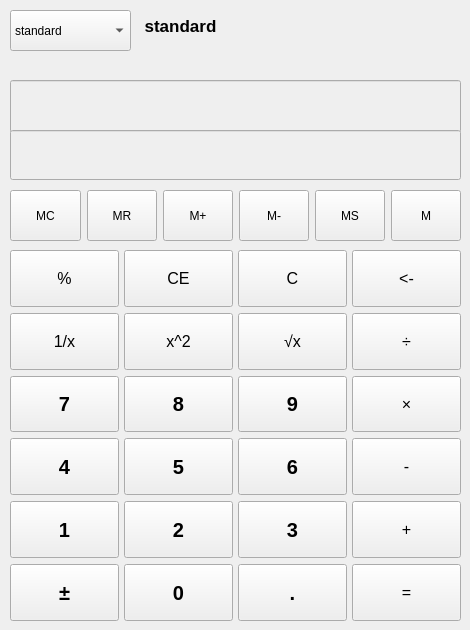
<?xml version="1.0" encoding="UTF-8"?>
<ui version="4.0">
 <class>standard</class>
 <widget class="QWidget" name="standard">
  <property name="geometry">
   <rect>
    <x>0</x>
    <y>0</y>
    <width>470</width>
    <height>630</height>
   </rect>
  </property>
  <property name="sizePolicy">
   <sizepolicy hsizetype="Preferred" vsizetype="Preferred">
    <horstretch>0</horstretch>
    <verstretch>0</verstretch>
   </sizepolicy>
  </property>
  <property name="minimumSize">
   <size>
    <width>470</width>
    <height>630</height>
   </size>
  </property>
  <property name="maximumSize">
   <size>
    <width>470</width>
    <height>630</height>
   </size>
  </property>
  <property name="windowTitle">
   <string>Form</string>
  </property>
  <widget class="QComboBox" name="selectwindow">
   <property name="geometry">
    <rect>
     <x>10</x>
     <y>10</y>
     <width>121</width>
     <height>41</height>
    </rect>
   </property>
   <item>
    <property name="text">
     <string>standard</string>
    </property>
   </item>
   <item>
    <property name="text">
     <string>scientific</string>
    </property>
   </item>
   <item>
    <property name="text">
     <string>graph</string>
    </property>
   </item>
   <item>
    <property name="text">
     <string>time</string>
    </property>
   </item>
  </widget>
  <widget class="QLabel" name="model">
   <property name="geometry">
    <rect>
     <x>140</x>
     <y>10</y>
     <width>81</width>
     <height>31</height>
    </rect>
   </property>
   <property name="font">
    <font>
     <pointsize>13</pointsize>
     <weight>75</weight>
     <bold>true</bold>
    </font>
   </property>
   <property name="text">
    <string>standard</string>
   </property>
   <property name="alignment">
    <set>Qt::AlignCenter</set>
   </property>
  </widget>
  <widget class="QLineEdit" name="display0">
   <property name="enabled">
    <bool>false</bool>
   </property>
   <property name="geometry">
    <rect>
     <x>10</x>
     <y>80</y>
     <width>451</width>
     <height>53</height>
    </rect>
   </property>
   <property name="font">
    <font>
     <pointsize>12</pointsize>
     <weight>75</weight>
     <bold>true</bold>
    </font>
   </property>
  </widget>
  <widget class="QLineEdit" name="display">
   <property name="enabled">
    <bool>false</bool>
   </property>
   <property name="geometry">
    <rect>
     <x>10</x>
     <y>130</y>
     <width>451</width>
     <height>50</height>
    </rect>
   </property>
   <property name="minimumSize">
    <size>
     <width>50</width>
     <height>0</height>
    </size>
   </property>
   <property name="font">
    <font>
     <pointsize>12</pointsize>
     <weight>75</weight>
     <bold>true</bold>
    </font>
   </property>
  </widget>
  <widget class="QWidget" name="layoutWidget">
   <property name="geometry">
    <rect>
     <x>10</x>
     <y>250</y>
     <width>451</width>
     <height>371</height>
    </rect>
   </property>
   <layout class="QVBoxLayout" name="verticalLayout">
    <item>
     <layout class="QHBoxLayout" name="horizontalLayout_2">
      <property name="spacing">
       <number>5</number>
      </property>
      <item>
       <widget class="QPushButton" name="rest">
        <property name="sizePolicy">
         <sizepolicy hsizetype="Minimum" vsizetype="Preferred">
          <horstretch>0</horstretch>
          <verstretch>0</verstretch>
         </sizepolicy>
        </property>
        <property name="maximumSize">
         <size>
          <width>16777215</width>
          <height>65</height>
         </size>
        </property>
        <property name="font">
         <font>
          <pointsize>12</pointsize>
         </font>
        </property>
        <property name="text">
         <string>%</string>
        </property>
       </widget>
      </item>
      <item>
       <widget class="QPushButton" name="ce">
        <property name="sizePolicy">
         <sizepolicy hsizetype="Minimum" vsizetype="Preferred">
          <horstretch>0</horstretch>
          <verstretch>0</verstretch>
         </sizepolicy>
        </property>
        <property name="maximumSize">
         <size>
          <width>16777215</width>
          <height>65</height>
         </size>
        </property>
        <property name="font">
         <font>
          <pointsize>12</pointsize>
         </font>
        </property>
        <property name="text">
         <string>CE</string>
        </property>
       </widget>
      </item>
      <item>
       <widget class="QPushButton" name="c">
        <property name="sizePolicy">
         <sizepolicy hsizetype="Minimum" vsizetype="Preferred">
          <horstretch>0</horstretch>
          <verstretch>0</verstretch>
         </sizepolicy>
        </property>
        <property name="maximumSize">
         <size>
          <width>16777215</width>
          <height>65</height>
         </size>
        </property>
        <property name="font">
         <font>
          <pointsize>12</pointsize>
         </font>
        </property>
        <property name="text">
         <string>C</string>
        </property>
       </widget>
      </item>
      <item>
       <widget class="QPushButton" name="dele">
        <property name="sizePolicy">
         <sizepolicy hsizetype="Minimum" vsizetype="Preferred">
          <horstretch>0</horstretch>
          <verstretch>0</verstretch>
         </sizepolicy>
        </property>
        <property name="maximumSize">
         <size>
          <width>16777215</width>
          <height>65</height>
         </size>
        </property>
        <property name="font">
         <font>
          <pointsize>12</pointsize>
          <weight>50</weight>
          <bold>false</bold>
         </font>
        </property>
        <property name="text">
         <string>&lt;-</string>
        </property>
       </widget>
      </item>
     </layout>
    </item>
    <item>
     <layout class="QHBoxLayout" name="horizontalLayout_7" stretch="0,0,0,0">
      <property name="spacing">
       <number>5</number>
      </property>
      <property name="leftMargin">
       <number>0</number>
      </property>
      <property name="topMargin">
       <number>0</number>
      </property>
      <item>
       <widget class="QPushButton" name="back">
        <property name="sizePolicy">
         <sizepolicy hsizetype="Minimum" vsizetype="Preferred">
          <horstretch>0</horstretch>
          <verstretch>0</verstretch>
         </sizepolicy>
        </property>
        <property name="maximumSize">
         <size>
          <width>16777215</width>
          <height>65</height>
         </size>
        </property>
        <property name="font">
         <font>
          <pointsize>12</pointsize>
         </font>
        </property>
        <property name="text">
         <string>1/x</string>
        </property>
       </widget>
      </item>
      <item>
       <widget class="QPushButton" name="sqrt">
        <property name="sizePolicy">
         <sizepolicy hsizetype="Minimum" vsizetype="Preferred">
          <horstretch>0</horstretch>
          <verstretch>0</verstretch>
         </sizepolicy>
        </property>
        <property name="maximumSize">
         <size>
          <width>16777215</width>
          <height>65</height>
         </size>
        </property>
        <property name="font">
         <font>
          <pointsize>12</pointsize>
         </font>
        </property>
        <property name="text">
         <string>x^2</string>
        </property>
       </widget>
      </item>
      <item>
       <widget class="QPushButton" name="extract">
        <property name="sizePolicy">
         <sizepolicy hsizetype="Minimum" vsizetype="Preferred">
          <horstretch>0</horstretch>
          <verstretch>0</verstretch>
         </sizepolicy>
        </property>
        <property name="maximumSize">
         <size>
          <width>16777215</width>
          <height>65</height>
         </size>
        </property>
        <property name="font">
         <font>
          <pointsize>12</pointsize>
         </font>
        </property>
        <property name="text">
         <string>√x</string>
        </property>
       </widget>
      </item>
      <item>
       <widget class="QPushButton" name="divide">
        <property name="sizePolicy">
         <sizepolicy hsizetype="Minimum" vsizetype="Preferred">
          <horstretch>0</horstretch>
          <verstretch>0</verstretch>
         </sizepolicy>
        </property>
        <property name="maximumSize">
         <size>
          <width>16777215</width>
          <height>65</height>
         </size>
        </property>
        <property name="font">
         <font>
          <pointsize>12</pointsize>
         </font>
        </property>
        <property name="text">
         <string>÷</string>
        </property>
       </widget>
      </item>
     </layout>
    </item>
    <item>
     <layout class="QHBoxLayout" name="horizontalLayout_8">
      <property name="spacing">
       <number>5</number>
      </property>
      <item>
       <widget class="QPushButton" name="d7">
        <property name="sizePolicy">
         <sizepolicy hsizetype="Minimum" vsizetype="Preferred">
          <horstretch>0</horstretch>
          <verstretch>0</verstretch>
         </sizepolicy>
        </property>
        <property name="maximumSize">
         <size>
          <width>16777215</width>
          <height>65</height>
         </size>
        </property>
        <property name="font">
         <font>
          <pointsize>15</pointsize>
          <weight>75</weight>
          <bold>true</bold>
         </font>
        </property>
        <property name="text">
         <string>7</string>
        </property>
        <property name="autoDefault">
         <bool>false</bool>
        </property>
       </widget>
      </item>
      <item>
       <widget class="QPushButton" name="d8">
        <property name="sizePolicy">
         <sizepolicy hsizetype="Minimum" vsizetype="Preferred">
          <horstretch>0</horstretch>
          <verstretch>0</verstretch>
         </sizepolicy>
        </property>
        <property name="maximumSize">
         <size>
          <width>16777215</width>
          <height>65</height>
         </size>
        </property>
        <property name="font">
         <font>
          <pointsize>15</pointsize>
          <weight>75</weight>
          <bold>true</bold>
         </font>
        </property>
        <property name="text">
         <string>8</string>
        </property>
        <property name="autoDefault">
         <bool>false</bool>
        </property>
       </widget>
      </item>
      <item>
       <widget class="QPushButton" name="d9">
        <property name="sizePolicy">
         <sizepolicy hsizetype="Minimum" vsizetype="Preferred">
          <horstretch>0</horstretch>
          <verstretch>0</verstretch>
         </sizepolicy>
        </property>
        <property name="maximumSize">
         <size>
          <width>16777215</width>
          <height>65</height>
         </size>
        </property>
        <property name="font">
         <font>
          <pointsize>15</pointsize>
          <weight>75</weight>
          <bold>true</bold>
         </font>
        </property>
        <property name="text">
         <string>9</string>
        </property>
        <property name="autoDefault">
         <bool>false</bool>
        </property>
       </widget>
      </item>
      <item>
       <widget class="QPushButton" name="mul">
        <property name="sizePolicy">
         <sizepolicy hsizetype="Minimum" vsizetype="Preferred">
          <horstretch>0</horstretch>
          <verstretch>0</verstretch>
         </sizepolicy>
        </property>
        <property name="maximumSize">
         <size>
          <width>16777215</width>
          <height>65</height>
         </size>
        </property>
        <property name="font">
         <font>
          <pointsize>12</pointsize>
         </font>
        </property>
        <property name="text">
         <string>×</string>
        </property>
       </widget>
      </item>
     </layout>
    </item>
    <item>
     <layout class="QHBoxLayout" name="horizontalLayout_9">
      <property name="spacing">
       <number>5</number>
      </property>
      <item>
       <widget class="QPushButton" name="d4">
        <property name="sizePolicy">
         <sizepolicy hsizetype="Minimum" vsizetype="Preferred">
          <horstretch>0</horstretch>
          <verstretch>0</verstretch>
         </sizepolicy>
        </property>
        <property name="maximumSize">
         <size>
          <width>16777215</width>
          <height>65</height>
         </size>
        </property>
        <property name="font">
         <font>
          <pointsize>15</pointsize>
          <weight>75</weight>
          <bold>true</bold>
         </font>
        </property>
        <property name="text">
         <string>4</string>
        </property>
        <property name="autoDefault">
         <bool>false</bool>
        </property>
       </widget>
      </item>
      <item>
       <widget class="QPushButton" name="d5">
        <property name="sizePolicy">
         <sizepolicy hsizetype="Minimum" vsizetype="Preferred">
          <horstretch>0</horstretch>
          <verstretch>0</verstretch>
         </sizepolicy>
        </property>
        <property name="maximumSize">
         <size>
          <width>16777215</width>
          <height>65</height>
         </size>
        </property>
        <property name="font">
         <font>
          <pointsize>15</pointsize>
          <weight>75</weight>
          <bold>true</bold>
         </font>
        </property>
        <property name="text">
         <string>5</string>
        </property>
        <property name="autoDefault">
         <bool>false</bool>
        </property>
       </widget>
      </item>
      <item>
       <widget class="QPushButton" name="d6">
        <property name="sizePolicy">
         <sizepolicy hsizetype="Minimum" vsizetype="Preferred">
          <horstretch>0</horstretch>
          <verstretch>0</verstretch>
         </sizepolicy>
        </property>
        <property name="maximumSize">
         <size>
          <width>16777215</width>
          <height>65</height>
         </size>
        </property>
        <property name="font">
         <font>
          <pointsize>15</pointsize>
          <weight>75</weight>
          <bold>true</bold>
         </font>
        </property>
        <property name="text">
         <string>6</string>
        </property>
        <property name="autoDefault">
         <bool>false</bool>
        </property>
       </widget>
      </item>
      <item>
       <widget class="QPushButton" name="sub">
        <property name="sizePolicy">
         <sizepolicy hsizetype="Minimum" vsizetype="Preferred">
          <horstretch>0</horstretch>
          <verstretch>0</verstretch>
         </sizepolicy>
        </property>
        <property name="maximumSize">
         <size>
          <width>16777215</width>
          <height>65</height>
         </size>
        </property>
        <property name="font">
         <font>
          <pointsize>12</pointsize>
         </font>
        </property>
        <property name="text">
         <string>-</string>
        </property>
       </widget>
      </item>
     </layout>
    </item>
    <item>
     <layout class="QHBoxLayout" name="horizontalLayout_10">
      <property name="spacing">
       <number>5</number>
      </property>
      <item>
       <widget class="QPushButton" name="d1">
        <property name="sizePolicy">
         <sizepolicy hsizetype="Minimum" vsizetype="Preferred">
          <horstretch>0</horstretch>
          <verstretch>0</verstretch>
         </sizepolicy>
        </property>
        <property name="maximumSize">
         <size>
          <width>16777215</width>
          <height>65</height>
         </size>
        </property>
        <property name="font">
         <font>
          <pointsize>15</pointsize>
          <weight>75</weight>
          <bold>true</bold>
         </font>
        </property>
        <property name="text">
         <string>1</string>
        </property>
        <property name="autoDefault">
         <bool>false</bool>
        </property>
       </widget>
      </item>
      <item>
       <widget class="QPushButton" name="d2">
        <property name="sizePolicy">
         <sizepolicy hsizetype="Minimum" vsizetype="Preferred">
          <horstretch>0</horstretch>
          <verstretch>0</verstretch>
         </sizepolicy>
        </property>
        <property name="maximumSize">
         <size>
          <width>16777215</width>
          <height>65</height>
         </size>
        </property>
        <property name="font">
         <font>
          <pointsize>15</pointsize>
          <weight>75</weight>
          <bold>true</bold>
         </font>
        </property>
        <property name="text">
         <string>2</string>
        </property>
        <property name="autoDefault">
         <bool>false</bool>
        </property>
       </widget>
      </item>
      <item>
       <widget class="QPushButton" name="d3">
        <property name="sizePolicy">
         <sizepolicy hsizetype="Minimum" vsizetype="Preferred">
          <horstretch>0</horstretch>
          <verstretch>0</verstretch>
         </sizepolicy>
        </property>
        <property name="maximumSize">
         <size>
          <width>16777215</width>
          <height>65</height>
         </size>
        </property>
        <property name="sizeIncrement">
         <size>
          <width>0</width>
          <height>0</height>
         </size>
        </property>
        <property name="font">
         <font>
          <pointsize>15</pointsize>
          <weight>75</weight>
          <bold>true</bold>
         </font>
        </property>
        <property name="text">
         <string>3</string>
        </property>
        <property name="autoDefault">
         <bool>false</bool>
        </property>
       </widget>
      </item>
      <item>
       <widget class="QPushButton" name="add">
        <property name="sizePolicy">
         <sizepolicy hsizetype="Minimum" vsizetype="Preferred">
          <horstretch>0</horstretch>
          <verstretch>0</verstretch>
         </sizepolicy>
        </property>
        <property name="maximumSize">
         <size>
          <width>16777215</width>
          <height>65</height>
         </size>
        </property>
        <property name="font">
         <font>
          <pointsize>12</pointsize>
         </font>
        </property>
        <property name="text">
         <string>+</string>
        </property>
       </widget>
      </item>
     </layout>
    </item>
    <item>
     <layout class="QHBoxLayout" name="horizontalLayout_11">
      <property name="spacing">
       <number>5</number>
      </property>
      <item>
       <widget class="QPushButton" name="ant">
        <property name="sizePolicy">
         <sizepolicy hsizetype="Minimum" vsizetype="Preferred">
          <horstretch>0</horstretch>
          <verstretch>0</verstretch>
         </sizepolicy>
        </property>
        <property name="maximumSize">
         <size>
          <width>16777215</width>
          <height>65</height>
         </size>
        </property>
        <property name="font">
         <font>
          <pointsize>15</pointsize>
          <weight>75</weight>
          <bold>true</bold>
         </font>
        </property>
        <property name="text">
         <string>±</string>
        </property>
        <property name="autoDefault">
         <bool>false</bool>
        </property>
       </widget>
      </item>
      <item>
       <widget class="QPushButton" name="d0">
        <property name="sizePolicy">
         <sizepolicy hsizetype="Minimum" vsizetype="Preferred">
          <horstretch>0</horstretch>
          <verstretch>0</verstretch>
         </sizepolicy>
        </property>
        <property name="maximumSize">
         <size>
          <width>16777215</width>
          <height>65</height>
         </size>
        </property>
        <property name="font">
         <font>
          <pointsize>15</pointsize>
          <weight>75</weight>
          <bold>true</bold>
         </font>
        </property>
        <property name="text">
         <string>0</string>
        </property>
        <property name="autoDefault">
         <bool>false</bool>
        </property>
       </widget>
      </item>
      <item>
       <widget class="QPushButton" name="point">
        <property name="sizePolicy">
         <sizepolicy hsizetype="Minimum" vsizetype="Preferred">
          <horstretch>0</horstretch>
          <verstretch>0</verstretch>
         </sizepolicy>
        </property>
        <property name="maximumSize">
         <size>
          <width>16777215</width>
          <height>65</height>
         </size>
        </property>
        <property name="font">
         <font>
          <pointsize>15</pointsize>
          <weight>75</weight>
          <bold>true</bold>
         </font>
        </property>
        <property name="text">
         <string>.</string>
        </property>
        <property name="autoDefault">
         <bool>false</bool>
        </property>
       </widget>
      </item>
      <item>
       <widget class="QPushButton" name="equ">
        <property name="sizePolicy">
         <sizepolicy hsizetype="Minimum" vsizetype="Preferred">
          <horstretch>0</horstretch>
          <verstretch>0</verstretch>
         </sizepolicy>
        </property>
        <property name="maximumSize">
         <size>
          <width>16777215</width>
          <height>65</height>
         </size>
        </property>
        <property name="font">
         <font>
          <pointsize>12</pointsize>
         </font>
        </property>
        <property name="text">
         <string>=</string>
        </property>
       </widget>
      </item>
     </layout>
    </item>
   </layout>
  </widget>
  <widget class="QWidget" name="layoutWidget_2">
   <property name="geometry">
    <rect>
     <x>10</x>
     <y>190</y>
     <width>451</width>
     <height>51</height>
    </rect>
   </property>
   <layout class="QHBoxLayout" name="horizontalLayout">
    <item>
     <widget class="QPushButton" name="mc">
      <property name="sizePolicy">
       <sizepolicy hsizetype="Minimum" vsizetype="Preferred">
        <horstretch>0</horstretch>
        <verstretch>0</verstretch>
       </sizepolicy>
      </property>
      <property name="text">
       <string>MC</string>
      </property>
     </widget>
    </item>
    <item>
     <widget class="QPushButton" name="mr">
      <property name="sizePolicy">
       <sizepolicy hsizetype="Minimum" vsizetype="Preferred">
        <horstretch>0</horstretch>
        <verstretch>0</verstretch>
       </sizepolicy>
      </property>
      <property name="text">
       <string>MR</string>
      </property>
     </widget>
    </item>
    <item>
     <widget class="QPushButton" name="m1">
      <property name="sizePolicy">
       <sizepolicy hsizetype="Minimum" vsizetype="Preferred">
        <horstretch>0</horstretch>
        <verstretch>0</verstretch>
       </sizepolicy>
      </property>
      <property name="text">
       <string>M+</string>
      </property>
     </widget>
    </item>
    <item>
     <widget class="QPushButton" name="m2">
      <property name="sizePolicy">
       <sizepolicy hsizetype="Minimum" vsizetype="Preferred">
        <horstretch>0</horstretch>
        <verstretch>0</verstretch>
       </sizepolicy>
      </property>
      <property name="text">
       <string>M-</string>
      </property>
     </widget>
    </item>
    <item>
     <widget class="QPushButton" name="ms">
      <property name="sizePolicy">
       <sizepolicy hsizetype="Minimum" vsizetype="Preferred">
        <horstretch>0</horstretch>
        <verstretch>0</verstretch>
       </sizepolicy>
      </property>
      <property name="text">
       <string>MS</string>
      </property>
     </widget>
    </item>
    <item>
     <widget class="QPushButton" name="m">
      <property name="sizePolicy">
       <sizepolicy hsizetype="Minimum" vsizetype="Preferred">
        <horstretch>0</horstretch>
        <verstretch>0</verstretch>
       </sizepolicy>
      </property>
      <property name="text">
       <string>M</string>
      </property>
     </widget>
    </item>
   </layout>
  </widget>
 </widget>
 <resources/>
 <connections/>
</ui>
